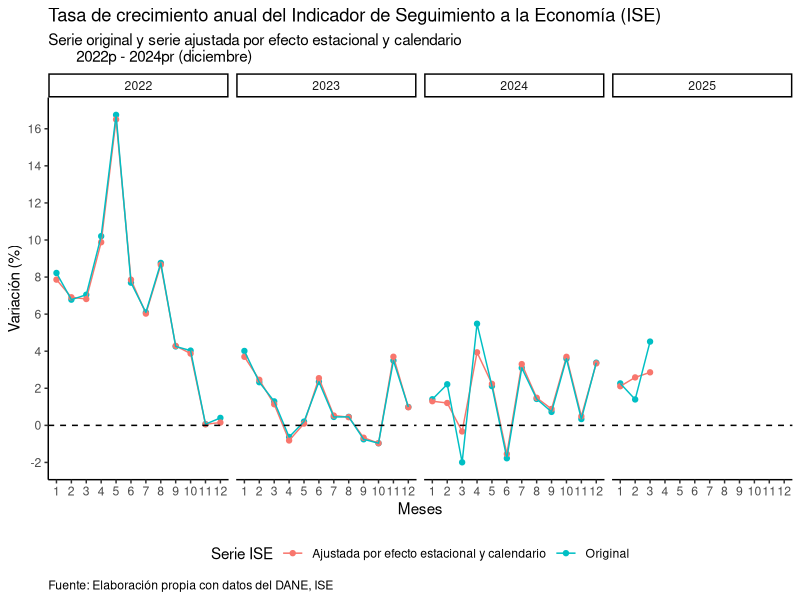

Generate this figure with R:
## ---- chunk 1

library(tidyverse)
library(readxl)

## ---- chunk 2

data = read_excel("Tasa de crecimiento ISE.xlsx")

data
## ---- chunk 3

data = data |> 
  pivot_longer(cols = 3:4, names_to ="Serie ISE",
               values_to = "value")

data
## ---- chunk 4

zero = 0  # Baseline

ggplot(data) +
  geom_point(aes(x = Mes, y = value, colour = `Serie ISE`)) +
  geom_line(aes(x = Mes, y = value, colour = `Serie ISE`)) +
  geom_hline(yintercept = zero, color = "black", linetype = 2) +
  facet_grid(. ~ Año) +
  scale_x_continuous(breaks = seq(1,12, by = 1)) +
  scale_y_continuous(breaks = seq(-4,18, by = 2)) +
  theme_classic() +
  labs(title = "Tasa de crecimiento anual del Indicador de Seguimiento a la Economía (ISE)",
       subtitle = "Serie original y serie ajustada por efecto estacional y calendario
       2022p - 2024pr (diciembre)",
       x = "Meses",
       y = "Variación (%)",
       caption = "Fuente: Elaboración propia con datos del DANE, ISE") +
  theme(plot.caption.position = "panel",
        plot.caption = element_text(hjust = 0),
        legend.position = "bottom")

